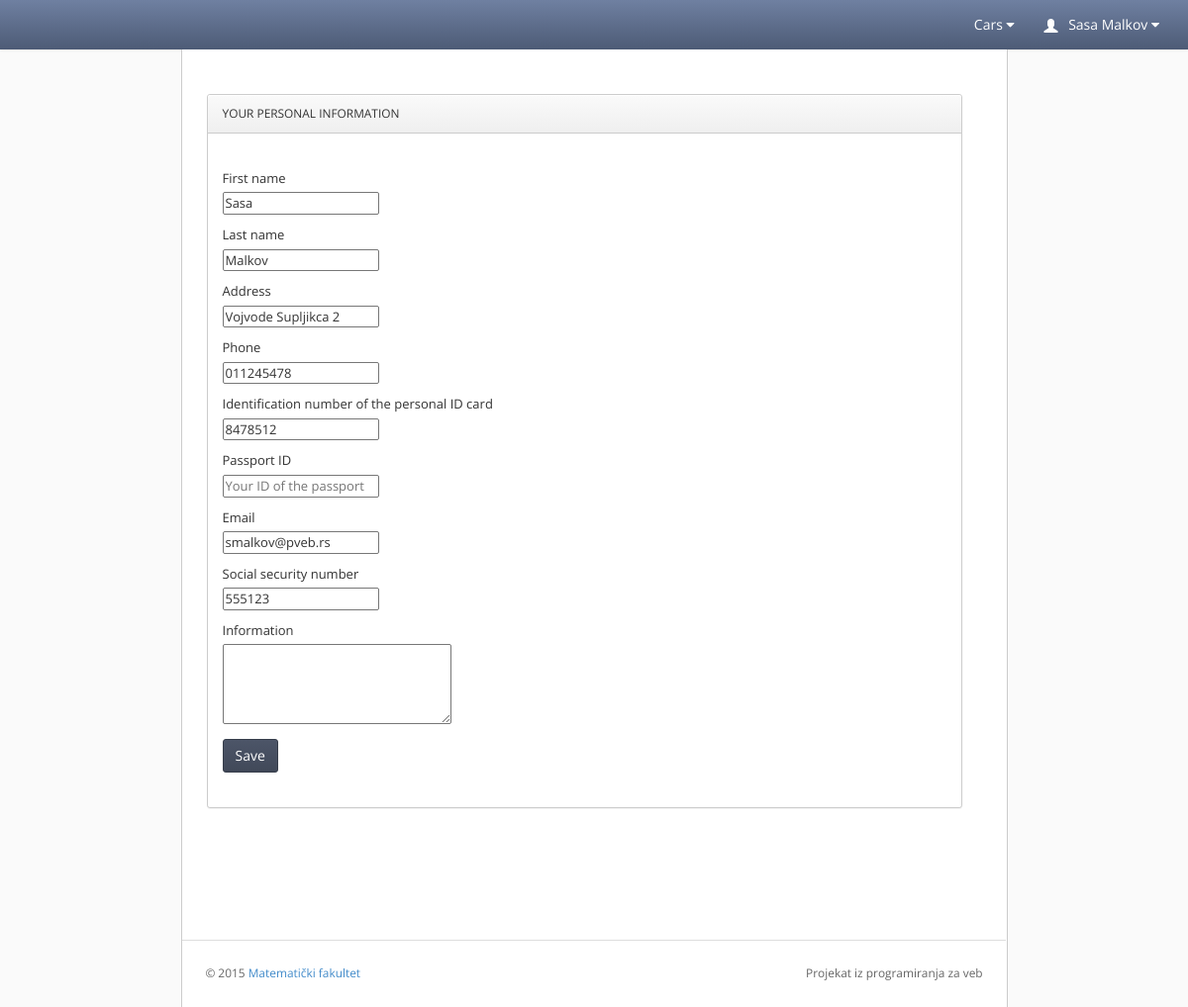
Screenshot of /klijent/myaccount.php (signed in) with the database file from the repository.
### tables this page shows
CREATE TABLE IF NOT EXISTS `korisnik` (
  `ID_korisnika` INT(11) NOT NULL AUTO_INCREMENT,
  `identity` VARCHAR(150) NOT NULL COMMENT 'Uloga moze biti: klijent, vlasnik ili mehanicar',
  `Ime` VARCHAR(150) NOT NULL,
  `Prezime` VARCHAR(150) NOT NULL,
  `Adresa` VARCHAR(150) NOT NULL,
  `Telefon` VARCHAR(150) NOT NULL,
  `Mat_broj` INT(13) NOT NULL,
  `BR_licne` VARCHAR(150) NOT NULL,
  `Br_pasosa` VARCHAR(150) NULL DEFAULT NULL,
  `Informacije` VARCHAR(200) NULL DEFAULT NULL,
  `password` VARCHAR(200) NOT NULL,
  `username` VARCHAR(45) NOT NULL,
  `email` VARCHAR(45) NOT NULL,
  `chack` VARCHAR(45) NOT NULL,
  PRIMARY KEY (`ID_korisnika`),
  UNIQUE INDEX `ID_korisnika_UNIQUE` (`ID_korisnika` ASC),
  UNIQUE INDEX `username_UNIQUE` (`username` ASC),
  UNIQUE INDEX `email_UNIQUE` (`email` ASC));

### DBManager/DBManager.php (called while the page is built, shortened)
<?php
class DBManager {
    private $servername = "localhost";
    private $username = "root";
    private $password = "";
    private $database = "rent_a_car_db";
    private $mysqli;
    private function connectToDB()
    {
        if($this->mysqli == null) {
            $this->mysqli = new mysqli($this->servername, $this->username, $this->password, $this->database);
        }
    }
    public static function getInstance()
    {
        static $instance = null;
        if (null === $instance) {
            $instance = new static();
        }
        return $instance;
    }
	public function ImePrezimeByKorisnikId($korisnik_id)
	{
		$query = 'SELECT ime, prezime, Adresa, Telefon,Mat_broj,BR_licne,Br_pasosa,Informacije,password,username,email,chack,identity FROM korisnik WHERE ID_korisnika = '.$korisnik_id;
		$result = $this->mysqli->query($query);
		return $result;
	}
}
?>

### klijent/myaccount.php (the view, shortened to what this page needs)
<?php
require_once '../DBManager/DBManager.php';
$db = DBManager::getInstance();
?>
<!doctype html>
<html lang="en"><head>
    <link rel="stylesheet" type="text/css" href="lib/bootstrap/css/bootstrap.css">
    <link rel="stylesheet" href="lib/font-awesome/css/font-awesome.css">
    <link rel="stylesheet" type="text/css" href="stylesheets/theme.css">
    <link rel="stylesheet" type="text/css" href="stylesheets/premium.css">
</head>
<body class=" theme-blue">
    <div class="navbar navbar-default" role="navigation">
        <div class="navbar-collapse collapse" style="height: 1px;">
          <ul id="main-menu" class="nav navbar-nav navbar-right">
			<li class="dropdown hidden-xs">
				<a href="#" class="dropdown-toggle" data-toggle="dropdown">
					Cars
					 <i class="fa fa-caret-down"></i>
				</a>
			</li>
            <li class="dropdown hidden-xs">
                <a href="#" class="dropdown-toggle" data-toggle="dropdown">
                    <span class="glyphicon glyphicon-user padding-right-small" style="position:relative;top: 3px;"></span>
					<?php
						$korisnik_id = $_SESSION['id'];
						$result = $db->ImePrezimeByKorisnikId($korisnik_id);
						$korisnik = $result->fetch_assoc();
						echo $korisnik['ime'] . ' ' . $korisnik['prezime'];
					?>
                    <i class="fa fa-caret-down"></i>
                </a>
            </li>
          </ul>
        </div>
    </div>
    <div class="content">
      <div class="main-content">
      <table border="0">
    <tr>
      <td style="width:40%">
      <div class="row" style="height: 100%; overflow:auto;">
        <div class="col-sm-6 col-md-6">
        <div class="panel panel-default">
            <a href="#" class="panel-heading no-collapse">YOUR PERSONAL INFORMATION</a>
            <div id="widget2container" class="panel-body collapse in">
<div class="registration" id="registration">
		<div class="form">
			<form action="update_korisnik_data.php" id="contactform" method="POST">
				<p class="contact">
					<label for="name">First name</label>
					<br />
					<input id="name" name="fname" placeholder="First name" required="" tabindex="1" type="text" value="<?php echo $korisnik['ime'] ?>"/>
				</p>
				<p class="contact">
					<label for="last_name">Last name</label>
					<br />
					<input id="last_name" name="lname" placeholder="Last name" required="" tabindex="1" type="text" value="<?php echo $korisnik['prezime'] ?>"/>
				</p>
				<p class="contact">
					<label for="address">Address</label>
					<br />
					<input id="address" name="address" placeholder="Your address" required="" tabindex="1" type="text" value="<?php echo $korisnik['Adresa'] ?>"/>
				</p>
				<p class="contact">
					<label for="phone">Phone</label>
					<br />
					<input id="phone" name="phone" placeholder="Your phone number" required="" tabindex="1" type="text" value="<?php echo $korisnik['Telefon'] ?>"/>
				</p>
				<p class="contact">
					<label for="licna">Identification number of the personal ID card</label>
					<br />
					<input id="licna" name="card_id" placeholder="Your ID of the id card" required="" tabindex="1" type="text" value="<?php echo $korisnik['BR_licne'] ?>"/>
				</p>
				<p class="contact">
					<label for="pasos">Passport ID</label>
					<br />
					<input id="pasos" name="passport_id" placeholder="Your ID of the passport" required="" tabindex="1" type="text" value="<?php echo $korisnik['Br_pasosa'] ?>"/>
				</p>
				<p class="contact">
					<label for="email">Email</label>
					<br />
					<input id="email" name="email" placeholder="example@domain.com" required="" type="email" value="<?php echo $korisnik['email'] ?>"/>
				</p>
				<p class="contact">
					<label for="ssn">Social security number</label>
					<br />
					<input type="text" id="ssn" name="ssn" required="" value="<?php echo $korisnik['Mat_broj'] ?>">
				</p>
				<p class="contact">
					<label for="info">Information</label>
					<br />
					<textarea id='info' NAME="comments" COLS=30 ROWS=4 ><?php echo $korisnik['Informacije'] ?></textarea>
				</p>
			</form>
		</div>
		<a class="btn btn-primary"
		   onclick="document.getElementById('contactform').submit(); return false;">Save</a>
</div>
            </div>
        </div>
    </div>
    </div>
    </td>
    </tr>
	</table>
</div>
            <footer>
                <hr>
                <p class="pull-right">Projekat iz programiranja za veb</p>
                <p>© 2015 <a href="http://www.math.rs" target="_blank">Matematički fakultet</a></p>
            </footer>
        </div>
</body></html>

### klijent/stylesheets/theme.css (style rules this page uses)
body { background: #fafafa; background-position: initial initial; background-repeat: initial initial; margin: 0px; padding: 0px; }
body, h1, h2, h3, h4, h5, h6, p, a, .h1, .h2, .h3, .h4, .h5, .h6 { font-family: 'Open Sans', helvetica, arial, sans-serif; }
hr { border-top: 1px solid #ddd; border-bottom: 1px solid #fff; }
label { font-weight: normal; }
.padding-right-small { padding-right: .5em; }
.navbar-collapse { position: relative; z-index: 9999; }
.navbar { -webkit-box-shadow: 0px 0px 3px #cccccc; -moz-box-shadow: 0px 0px 3px #cccccc; box-shadow: 0px 0px 3px #cccccc; padding: 0em 1em; margin: 0px; -webkit-border-radius: 0px; -moz-border-radius: 0px; border-radius: 0px; -moz-background-clip: padding; -webkit-background-clip: padding-box; background-clip: padding-box; border: 0px; border-bottom: none; }
.navbar .nav > li > a { color: #fff; text-shadow: none; }
.content { position: relative; left: 0; right: 0; margin-left: auto; margin-right: auto; min-height: 800px; background: #fff; width: 835px; border-left: 1px solid #cccccc; border-right: 1px solid #cccccc; padding: 15px; }
footer { padding: 1em; margin-top: 4em; color: #666; font-size: .85em; line-height: 1.3em; margin: 4em -3px 0em -3px; }
footer hr { margin: 2em -2em; }
.panel { border: 1px solid #ccc; background: white; border-radius: 3px; }
.panel .panel-heading { border-bottom: 1px solid #ccc; border-left: none; color: #333; display: block; margin-bottom: 0px; text-shadow: none; text-transform: none; font-size: .85em; line-height: 1.5em; background: #efefef; background: -webkit-gradient(linear, left bottom, left top, color-stop(0, #efefef), color-stop(1, #fafafa)); background: -ms-linear-gradient(bottom, #efefef, #fafafa); background: -moz-linear-gradient(center bottom, #efefef 0%, #fafafa 100%); background: -o-linear-gradient(bottom, #efefef, #fafafa); filter: progid:dximagetransform.microsoft.gradient(startColorStr='#e3e3e3', EndColorStr='#ffffff'); -ms-filter: "progid:DXImageTransform.Microsoft.gradient(startColorStr='#fafafa',EndColorStr='#efefef')"; box-shadow: inset 0px 1px 1px white; }
p.panel-heading, a.panel-heading, .panel-heading a { color: #505050; display: block; outline: none; }
.panel-body { min-height: .25em; }
.panel-body.collapse { margin-top: 0em; margin-bottom: 0em; }
.btn { -webkit-border-radius: 3px; -moz-border-radius: 3px; border-radius: 3px; }
.btn-primary { background-color: #414959; background-image: -webkit-gradient(linear, 0 0, 0 100%, from(#4c5568), to(#414959)); border: 1px solid #363d4a; font-weight: normal; }
.theme-blue .navbar { background: #4d5b76; background: -webkit-gradient(linear, left bottom, left top, color-stop(0, #4d5b76), color-stop(1, #6f80a1)); background: -ms-linear-gradient(bottom, #4d5b76, #6f80a1); background: -moz-linear-gradient(center bottom, #4d5b76 0%, #6f80a1 100%); background: -o-linear-gradient(bottom, #4d5b76, #6f80a1); filter: progid:dximagetransform.microsoft.gradient(startColorStr='#e3e3e3', EndColorStr='#ffffff'); -ms-filter: "progid:DXImageTransform.Microsoft.gradient(startColorStr='#6f80a1',EndColorStr='#4d5b76')"; }
table { border-spacing: 10px; border-collapse: separate; }

### klijent/myaccount.php (style rules this page uses)
input[type='text'], input[type='email'], textarea { border-width: 1px; border-style: solid; border-color: #777777; border-radius: 2px; font-size: 13px; }
form label { font-size: 13px; }

### rows the page displays
korisnik: Ime "Sasa", Prezime "Malkov", fname "Sasa", lname "Malkov", address "Vojvode Supljikca 2", phone "011245478", card_id "8478512", email "smalkov@pveb.rs", ssn "555123"
